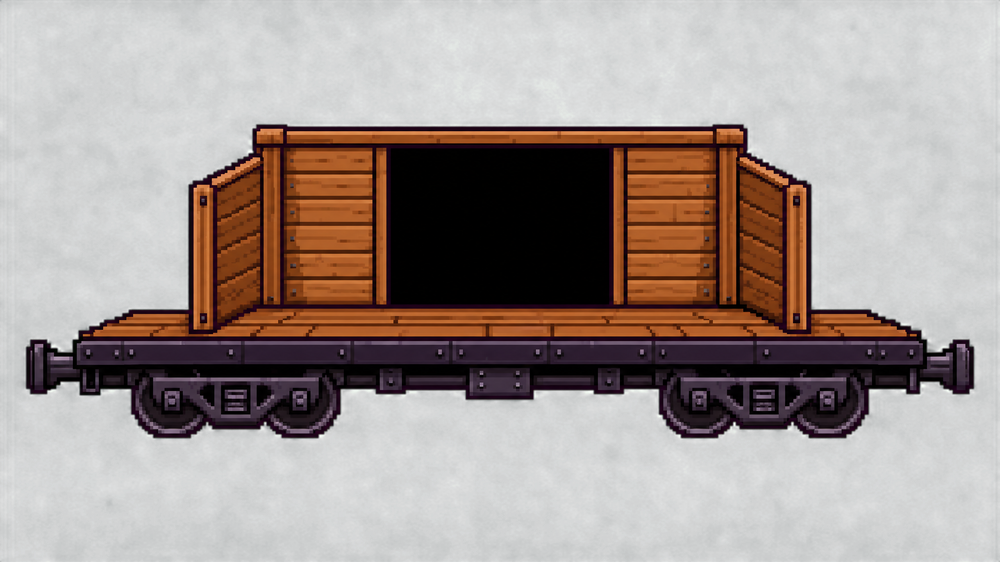
#> input picture art_gen/car-side-flatcar.png, 1000 x 562 px, shrunk from 2560 x 1440 before the run, given in place of wheel-house-style-source.png, which was not available
$ python export_house_style_wheel.py
#> lines starting #> are read from the running program, lines starting #| are printed output that depends on the picture; pictures that were not available may be replaced by others from this repository, and a replacement may not be noted
### scripts/export_house_style_prop.py
"""Convert detailed generated Track prop art into exact-size transparent PNGs.

Only neutral checkerboard cells are removed. Optional enclosed checker cleanup is
used for genuine negative spaces such as wheel spokes and trestle bays; it is
not used on illustrated cards with parchment highlights.
"""
from collections import deque
from pathlib import Path
import sys
from PIL import Image

ROOT = Path(__file__).resolve().parents[1]


def is_checker(pixel: tuple[int, int, int, int]) -> bool:
    r, g, b, a = pixel
    return a > 0 and min(r, g, b) >= 205 and max(r, g, b) - min(r, g, b) <= 13


def clear_checker(image: Image.Image, enclosed: bool) -> Image.Image:
#> called with enclosed = True
    output = image.convert('RGBA').copy()
#> output is the input picture: PIL image 1000x562 RGBA; mean R, G, B, A 42.2, 35.2, 31.4, 120.4
    px = output.load(); w, h = output.size
#> after `w, h = output.size`: w = 1000; h = 562
    if enclosed:
        for y in range(h):
            for x in range(w):
                if is_checker(px[x, y]):
                    px[x, y] = (0, 0, 0, 0)
        return output
    queue: deque[tuple[int, int]] = deque()
    seen: set[tuple[int, int]] = set()
    for x in range(w): queue.extend(((x, 0), (x, h - 1)))
    for y in range(1, h - 1): queue.extend(((0, y), (w - 1, y)))
    while queue:
        x, y = queue.popleft()
        if (x, y) in seen or not is_checker(px[x, y]):
            continue
        seen.add((x, y)); px[x, y] = (0, 0, 0, 0)
        for dx, dy in ((-1,-1),(-1,0),(-1,1),(0,-1),(0,1),(1,-1),(1,0),(1,1)):
            nx, ny = x + dx, y + dy
            if 0 <= nx < w and 0 <= ny < h and (nx, ny) not in seen:
                queue.append((nx, ny))
    return output


# [50 lines left out: functions clear_enclosed_dark, main, not called in this run]

# [2 lines that do not run on import are left out]

### scripts/export_house_style_wheel.py
"""Export a dense 16-bit wheel with its hub registered at exact source (38,38)."""
from pathlib import Path
from PIL import Image
from export_house_style_prop import clear_checker

ROOT = Path(__file__).resolve().parents[1]
source = clear_checker(Image.open(ROOT / 'design/review/style-reset/wheel-house-style-source.png'), True)
box = source.getchannel('A').getbbox()
if box is None: raise RuntimeError('no wheel content')
crop = source.crop(box)
# Make a square source crop around its true visual centre before exact centring.
side = max(crop.width, crop.height)
square = Image.new('RGBA', (side, side), (0,0,0,0))
#> square: PIL image 1000x1000 RGBA; every value is 0
square.alpha_composite(crop, ((side - crop.width)//2, (side - crop.height)//2))
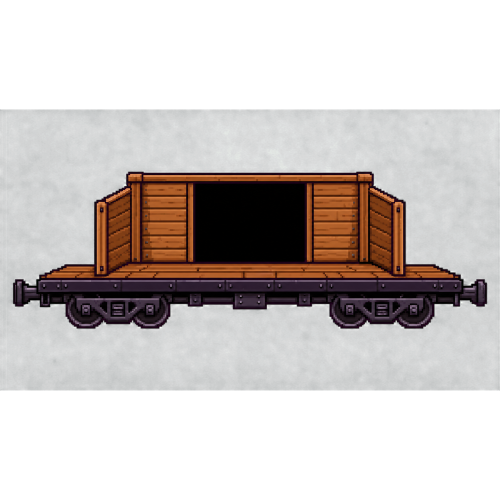
#> square: PIL image 1000x1000 RGBA (shown at 1/2 size); mean R, G, B, A 23.7, 19.8, 17.6, 67.7; transparent parts drawn white
# 74px visible wheel inside a 76px source leaves transparent corner margin and
# puts the visual hub at source coordinate (38,38), used by TrackV3Scene.
wheel = square.resize((74, 74), Image.Resampling.NEAREST)
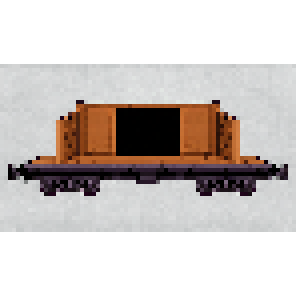
#> wheel: PIL image 74x74 RGBA (shown 4 times larger); mean R, G, B, A 25.7, 21.4, 18.3, 67.4; transparent parts drawn white
final = Image.new('RGBA', (76,76), (0,0,0,0)); final.alpha_composite(wheel, (1,1))
#> after `final = Image.new('RGBA', (76, 76), (0, 0, 0, 0))`: final: PIL image 76x76 RGBA; every value is 0
#> after `final.alpha_composite(wheel, (1, 1))`:
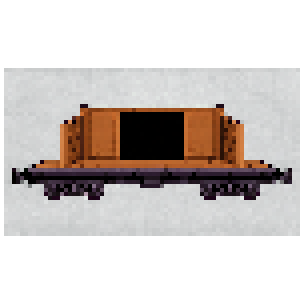
#> final: PIL image 76x76 RGBA (shown 4 times larger); mean R, G, B, A 24.4, 20.3, 17.4, 63.9; transparent parts drawn white
a = final.getchannel('A')
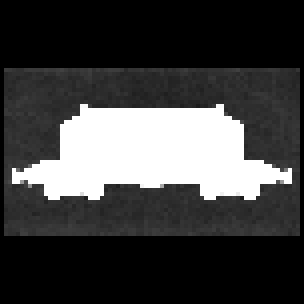
#> a: PIL image 76x76 L (shown 4 times larger); min 0, max 255, mean 63.9
assert [a.getpixel((0,0)),a.getpixel((75,0)),a.getpixel((0,75)),a.getpixel((75,75))] == [0,0,0,0]
final.save(ROOT / 'src/assets/sprites/track3/wheel.png')
print('wheel hub=(38,38) alpha_bbox=', a.getbbox())
#| wheel hub=(38,38) alpha_bbox= (1, 17, 75, 59)

$ run again, on art_gen/car-side-hopper.png
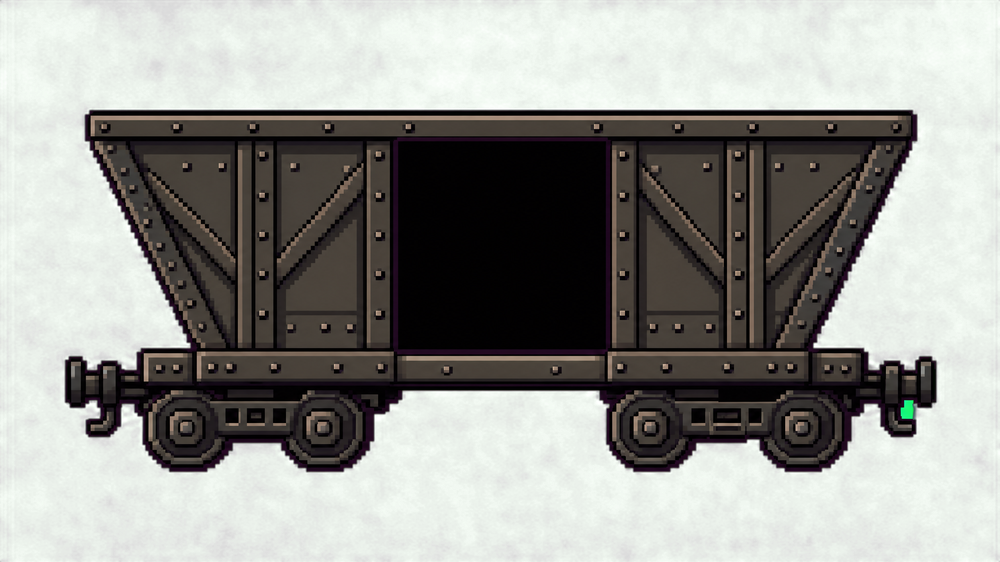
#> input picture art_gen/car-side-hopper.png, 1000 x 562 px, shrunk from 2560 x 1440 before the run, given in place of wheel-house-style-source.png, which was not available
#> in clear_checker, output is the input picture: PIL image 1000x562 RGBA; mean R, G, B, A 36.8, 77.1, 32.9, 124.9
#> final: PIL image 76x76 RGBA; every value is 0
#> `final.alpha_composite(wheel, (1, 1))`:
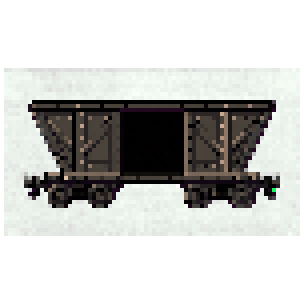
#> final: PIL image 76x76 RGBA (shown 4 times larger); mean R, G, B, A 18.9, 40.4, 16.9, 67.4; transparent parts drawn white
#> `a = final.getchannel('A')`:
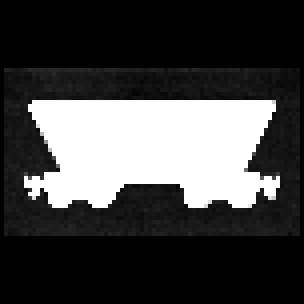
#> a: PIL image 76x76 L (shown 4 times larger); min 0, max 255, mean 67.4
#| wheel hub=(38,38) alpha_bbox= (1, 17, 75, 59)
